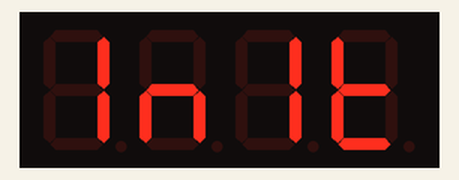
Recording of a sketch running on a simulated ESP8266 (NodeMCU). Shown: 4-digit seven-segment display. WiFi joins after 1.5 s; servers stay silent unless stated; uploads are accepted with an empty reply; what the sketch prints to the serial monitor is not drawn.

Above: at 0.1 s.
At 2.1 s:
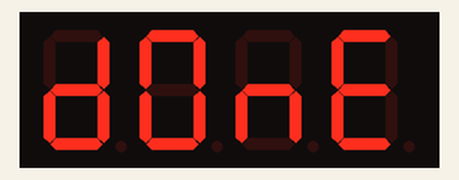
At 7.3 s:
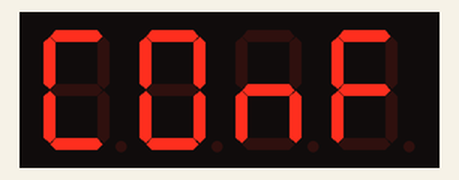
At 27.4 s:
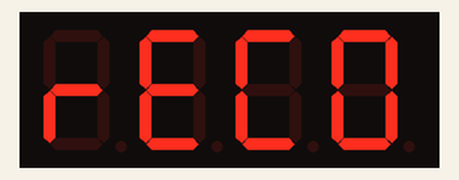
At 37.4 s:
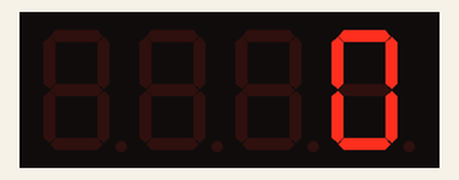

The sketch:

covid-counter.ino
```cpp
// (licence header left out)
// ####################
// ###              ###
// ###     INIT     ###
// ###              ###
// ####################

#include <TM1637Display.h>
#include <ESP8266WiFiMulti.h>
#include <ESP8266HTTPClient.h>
#include <ArduinoJson.h>

//pins definitions for TM1637 and can be changed to other pins
#define CLK 0
#define DIO 2

ESP8266WiFiMulti WiFiMulti;
TM1637Display displej(CLK, DIO);

// create your Query URL on https://coronavirus-disasterresponse.hub.arcgis.com/datasets/bbb2e4f589ba40d692fab712ae37b9ac_1/geoservice
const char* url = "https://services1.arcgis.com/0MSEUqKaxRlEPj5g/arcgis/rest/services/Coronavirus_2019_nCoV_Cases/FeatureServer/1/query?where=Country_Region%20%3D%20'CZECHIA'&outFields=Confirmed,Recovered,Deaths,Last_Update&returnGeometry=false&outSR=4326&f=json";

// certificate fingerprint of https://coronavirus-disasterresponse.hub.arcgis.com
const char* fingerprint = "70 58 0E 78 0C 9D 72 75 50 61 9D 3E 4E FD B2 1D 64 D1 E9 1E";

//wifi connection
const char* ssid = "YOUR_SSID";
const char* password = "YOUR_PASSWD";

int DATACONFIRMED = 0;
int DATARECOVERED = 0;
int DATADEATHS = 0;

// words for segment preparation
// Segments maps we will write witch segments we want to light up
//
//   -      A
// |   |  F   B
//   -      G
// |   |  E   C
//   -      D

const uint8_t INIT[] = {
  SEG_B | SEG_C,                  // I
  SEG_E | SEG_G | SEG_C,          // n
  SEG_B | SEG_C,                  // I
  SEG_F | SEG_E | SEG_D | SEG_G   // t
};

const uint8_t DONE[] = {
  SEG_B | SEG_C | SEG_D | SEG_E | SEG_G,           // d
  SEG_A | SEG_B | SEG_C | SEG_D | SEG_E | SEG_F,   // O
  SEG_C | SEG_E | SEG_G,                           // n
  SEG_A | SEG_D | SEG_E | SEG_F | SEG_G            // E
};

const uint8_t CONF[] = {
  SEG_A | SEG_F | SEG_E | SEG_D,                   // C
  SEG_A | SEG_B | SEG_C | SEG_D | SEG_E | SEG_F,   // O
  SEG_C | SEG_E | SEG_G,                           // n
  SEG_A | SEG_E | SEG_F | SEG_G                    // F
};

const uint8_t RECO[] = {
  SEG_E | SEG_G,                                   // r
  SEG_A | SEG_F | SEG_G | SEG_E | SEG_D,           // E
  SEG_A | SEG_F | SEG_E | SEG_D,                   // C
  SEG_A | SEG_F | SEG_E | SEG_D | SEG_C | SEG_B    // O
};

const uint8_t DEAD[] = {
  SEG_B | SEG_C | SEG_D | SEG_E | SEG_G,           // d
  SEG_A | SEG_D | SEG_E | SEG_F | SEG_G,           // E
  SEG_A | SEG_F | SEG_E | SEG_G | SEG_B | SEG_C,   // A
  SEG_B | SEG_C | SEG_D | SEG_E | SEG_G,           // d
};


// #####################
// ###               ###
// ###     SETUP     ###
// ###               ###
// #####################

void setup() {

  //serial connections
  Serial.begin(9600);
  Serial.println();
  Serial.println();
  Serial.println();
  Serial.println("[SETUP] START");
  Serial.println("▱▱▱▱");

  // segment setup
  displej.setBrightness(10);
  displej.setSegments(INIT);

  // wifi connection
  WiFi.mode(WIFI_STA);
  WiFiMulti.addAP(ssid, password);

  // delay for serial connection waiting
  delay(500);
  Serial.println("▰▱▱▱");
  delay(500);
  Serial.println("▰▰▱▱");
  delay(500);
  Serial.println("▰▰▰▱");
  delay(500);
  Serial.println("▰▰▰▰");
  Serial.println();

  Serial.println("[SETUP] COMPLETE");
  displej.clear();
  displej.setSegments(DONE);
  delay(3000);
  displej.clear();
}


// ####################
// ###              ###
// ###     LOOP     ###
// ###              ###
// ####################

void loop() {

  // wait for WiFi connection
  if ((WiFiMulti.run() == WL_CONNECTED)) {

    std::unique_ptr<BearSSL::WiFiClientSecure> client(new BearSSL::WiFiClientSecure);

    bool mfln = client->probeMaxFragmentLength(url, 443, 1024);
    Serial.printf("\nConnecting to ");
    Serial.printf(url);
    Serial.printf("\n");
    Serial.printf("Maximum fragment Length negotiation supported: %s\n", mfln ? "yes" : "no");
    if (mfln) {
      client->setBufferSizes(1024, 1024);
    }

    Serial.println("[HTTPS] begin...");

    // configure server and url
    client->setFingerprint(fingerprint);

    HTTPClient https;

    if (https.begin(*client, url)) {
      Serial.println("[HTTPS] GET...");

      // start connection and send HTTP header
      int httpCode = https.GET();

      if (httpCode > 0) {
        // HTTP header has been send and Server response header has been handled
        Serial.printf("[HTTPS] GET... code: %d\n", httpCode);

        // file found at server
        if (httpCode == HTTP_CODE_OK) {

          String payload = https.getString();
          char charBuf[500];
          payload.toCharArray(charBuf, 500);

          // uncoment for debug
          // Serial.println(payload);

          // JSON deserialize using https://arduinojson.org/v6/assistant/
          const size_t capacity = JSON_ARRAY_SIZE(1) + JSON_ARRAY_SIZE(4) + JSON_OBJECT_SIZE(1) + 2*JSON_OBJECT_SIZE(2) + JSON_OBJECT_SIZE(4) + 3*JSON_OBJECT_SIZE(6) + 2*JSON_OBJECT_SIZE(7) + 690;
          DynamicJsonDocument doc(capacity);
          deserializeJson(doc, payload);
          JsonArray fields = doc["fields"];
          JsonObject features_0_attributes = doc["features"][0]["attributes"];
          DATACONFIRMED = features_0_attributes["Confirmed"]; // 5221
          DATARECOVERED = features_0_attributes["Recovered"]; // 233
          DATADEATHS = features_0_attributes["Deaths"]; // 99
          // long features_0_attributes_Last_Update = features_0_attributes["Last_Update"]; // 1586373421000

          // print out to serial the results for debug
          Serial.printf("Confirmed: %d\n", DATACONFIRMED);
          Serial.printf("Recovered: %d\n", DATARECOVERED);
          Serial.printf("Deaths: %d\n", DATADEATHS);

          Serial.println();
          Serial.println("[HTTPS] connection closed or file end.");
        }
      } else {
        Serial.printf("[HTTPS] GET... failed, error: %s\n", https.errorToString(httpCode).c_str());
      }

      // close connection
      https.end();

    } else {
      // unable to connect
      Serial.println("Unable to connect");
    }

    Serial.flush();
    Serial.println("Wait 60s before the next round...");

	// shows results for 10 minutes
    for (int i = 0; i <= 10; i++) {
      // write info to display
	  // one loop is 1 minute
      textToSegment();
    }
  }
}


// ###############################
// ###                         ###
// ###     TEXT TO SEGMENT     ###
// ###                         ###
// ###############################

void textToSegment() {
  Serial.println("[DISPLAY] START");

  Serial.println("[DISPLAY] Confirmed");
  displej.clear();
  displej.setSegments(CONF);
  delay(10000);

  displej.clear();
  displej.showNumberDec(DATACONFIRMED, false);
  delay(10000);

  Serial.println("[DISPLAY] Recovered");
  displej.clear();
  displej.setSegments(RECO);
  delay(10000);

  displej.clear();
  displej.showNumberDec(DATARECOVERED, false);
  delay(10000);

  Serial.println("[DISPLAY] Deaths");
  displej.clear();
  displej.setSegments(DEAD);
  delay(10000);

  displej.clear();
  displej.showNumberDec(DATADEATHS, false);
  delay(10000);

  displej.clear();
  Serial.println("[DISPLAY] STOP");
}
```

Measured:
- what the display in image 1 shows lasts 3.0 s, from 2.1 s to 5.1 s
- what the display in image 2 shows lasts 10.1 s, from 7.2 s to 17.3 s
